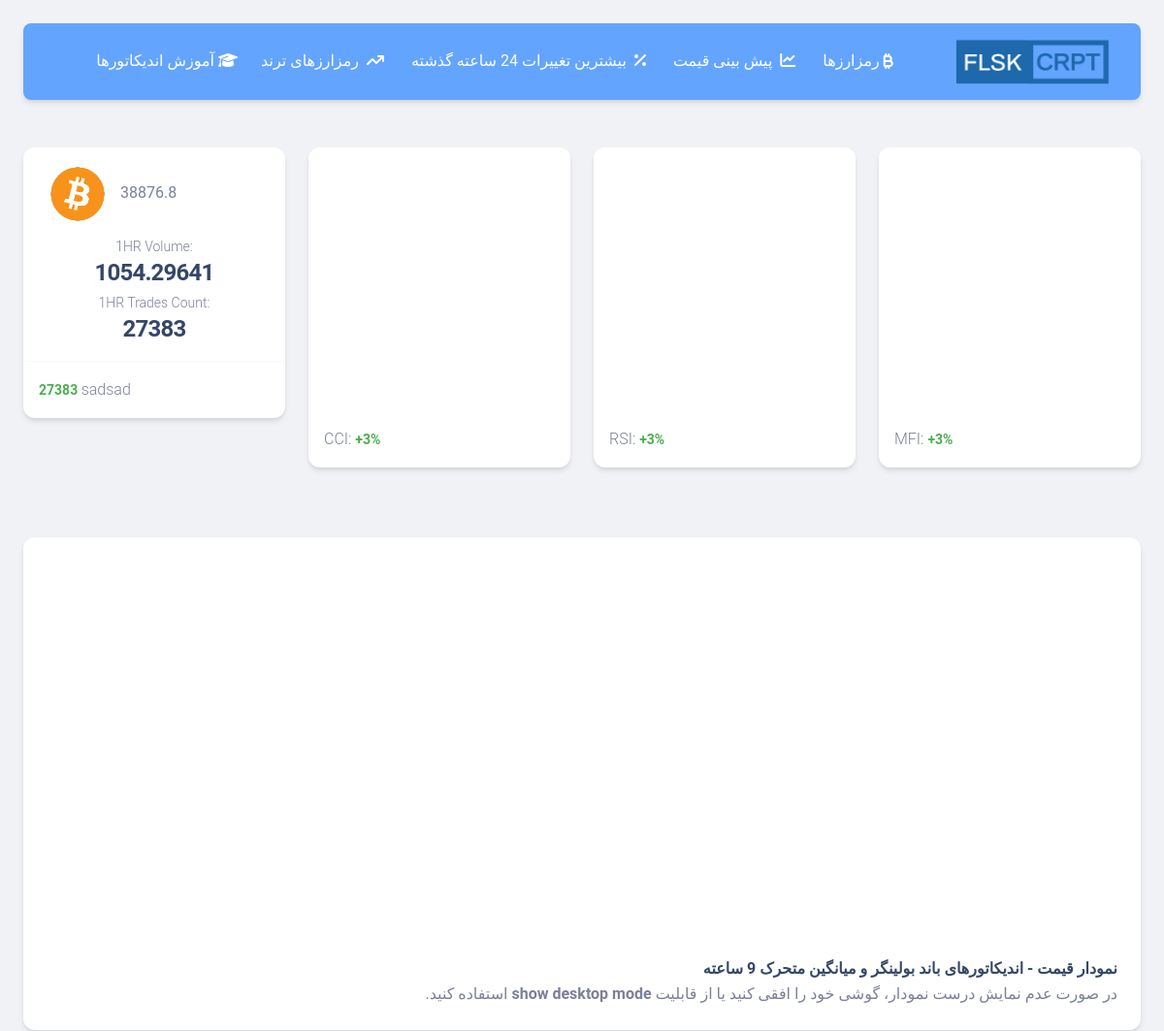
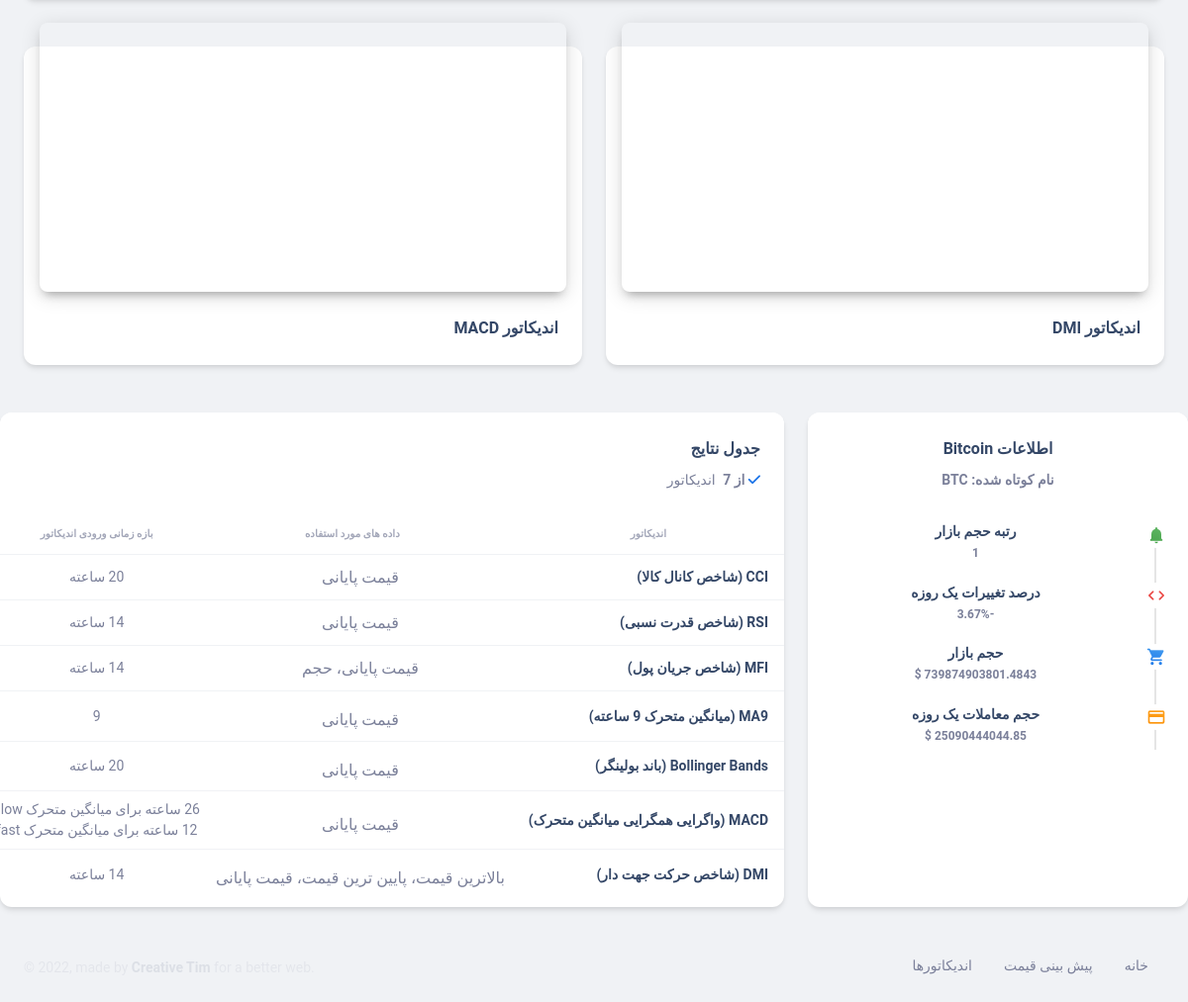
Before: /expectation/BTC with the older database file (2 pictures, top to bottom).
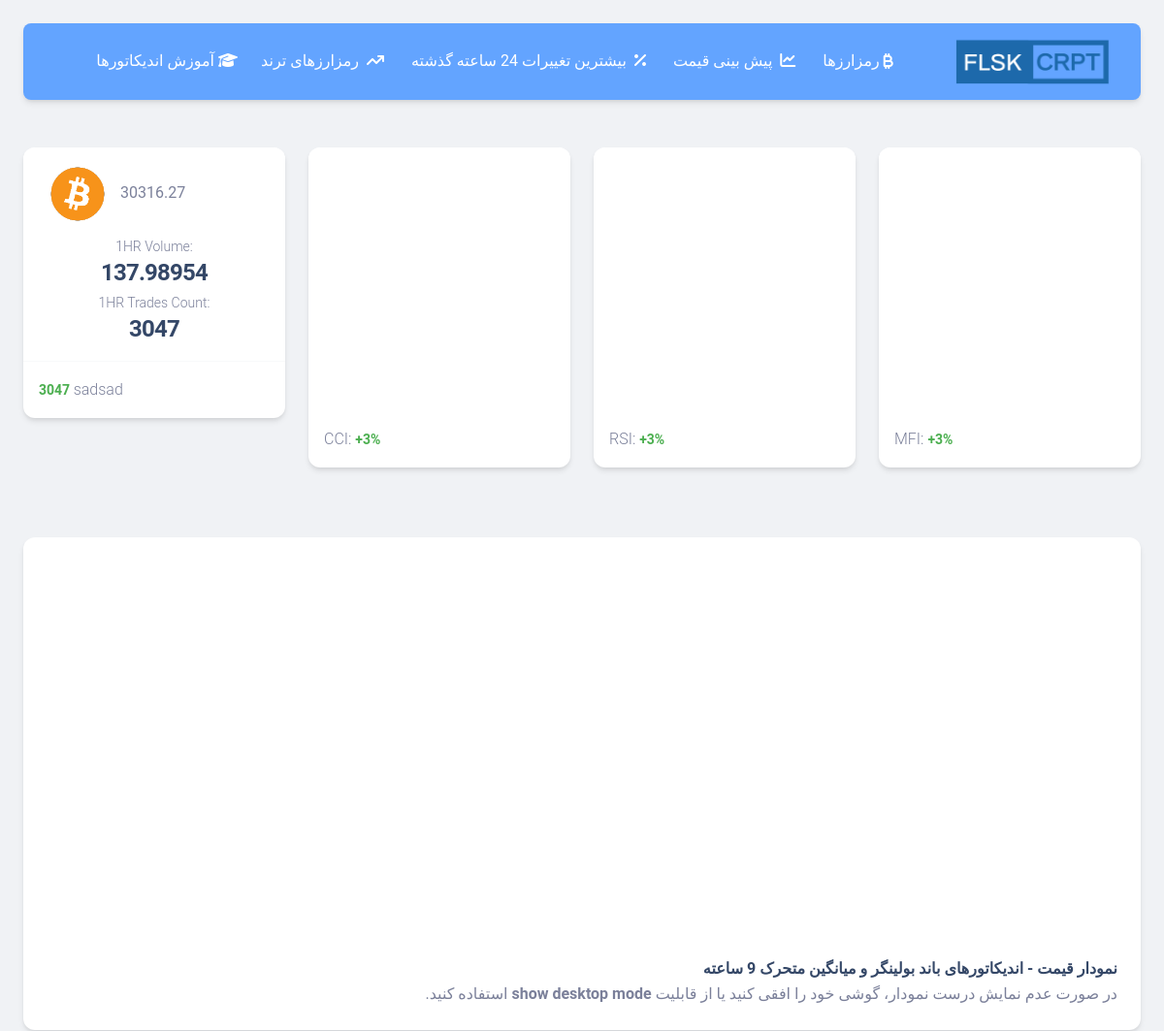
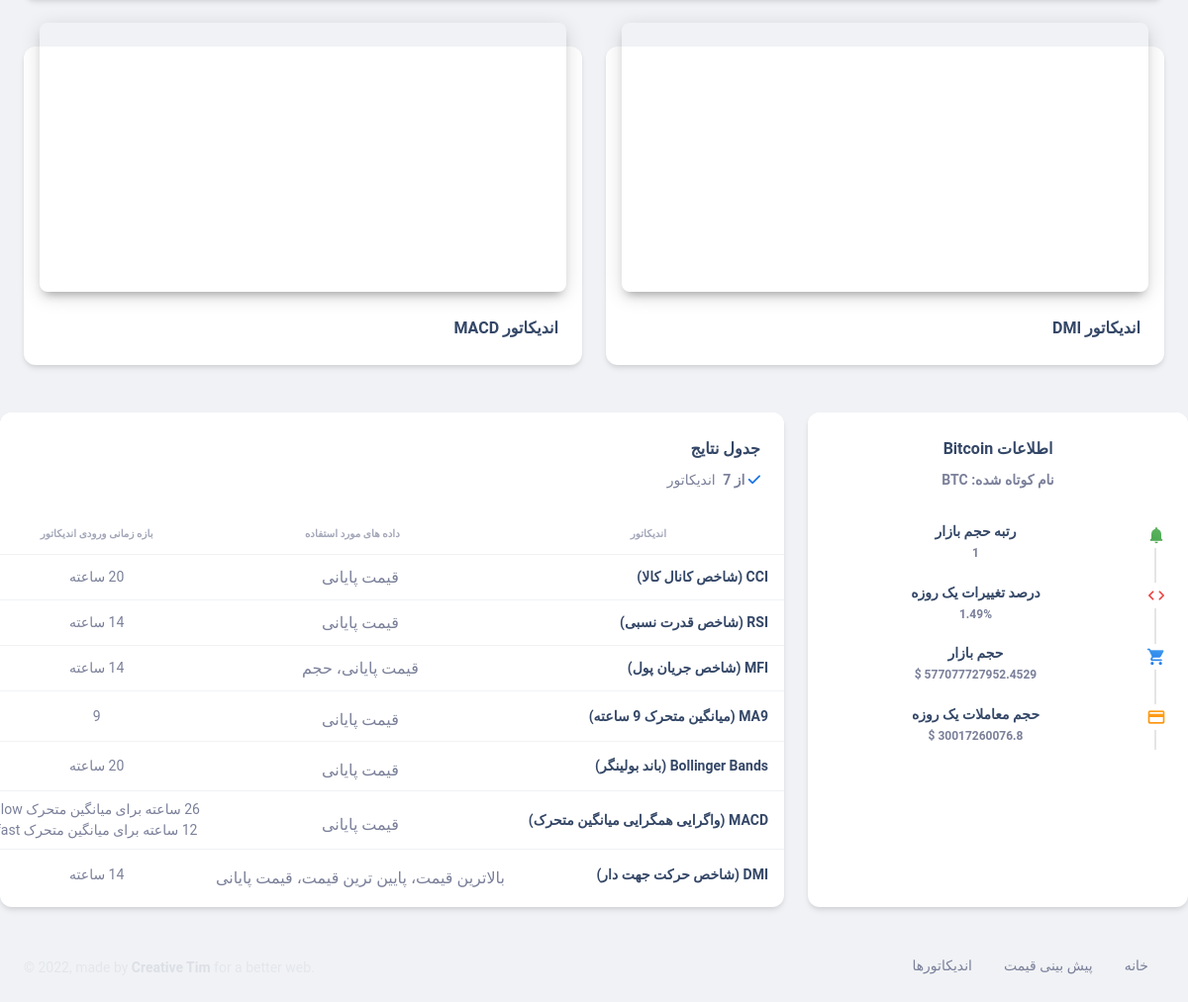
After: the same page with the newer database file (2 pictures, top to bottom).
### models.py (models this page shows)
class expectation(db.Model):
    id=db.Column(db.Integer, primary_key=True)
    ShortName=db.Column(db.String(30))
    time_Open=db.Column(db.String(30))
    Open=db.Column(db.Float)
    Close=db.Column(db.Float)
    High=db.Column(db.Float)
    Low=db.Column(db.Float)
    Volume=db.Column(db.Float)
    trades_Count=db.Column(db.Integer)

class Coins_Table(db.Model):
    id=db.Column(db.Integer, primary_key=True, autoincrement=True)
    ShortName=db.Column(db.String(10))
    FullName=db.Column(db.String(20))
    price=db.Column(db.Float)
    percent=db.Column(db.Float)
    marketcap=db.Column(db.Float)
    volume=db.Column(db.Float)

### views.py (the view)
@app.route("/expectation/<coin_name>")
def expectation_page(coin_name):
    from sqlalchemy import or_,func
    Coin = models.Coins_Table.query.filter(
    or_(models.Coins_Table.ShortName.ilike(coin_name),models.Coins_Table.FullName.ilike(coin_name))
    ).first()
    data=models.Expectation_Finder(Coin.ShortName)
    return render_template('expectation/index.html',data=data,Coin=Coin)

### templates/expectation/index.html (shortened to what this page needs)
{% extends 'base.html' %}
{% block head %}
  <link id="pagestyle" href="{{url_for('static',filename='css/material-dashboard.css')}}" rel="stylesheet" />
{% endblock head %}
{% block content %}
<div class="g-sidenav-show  bg-gray-200 mt-8">
  <main class="main-content position-relative max-height-vh-100 h-100 border-radius-lg ">
    <div class="container-fluid py-4">
      <div class="row mb-5">
        <div class="col-xl-3 col-sm-6 mb-xl-0 mb-4">
          <div class="card">
            <div class="card-header p-3 pt-2">
              <img src="/uploads/coins/{{data[0].ShortName}}.png" alt="" style="width:5rem;">
              <span>{{data[-1].Close}}</span>
              <div class="text-center pt-1">
                <p class="text-sm mb-0 text-capitalize">1HR Volume:</p>
                <h4 class="mb-0">{{data[-1].Volume}}</h4>
              </div>
              <div class="text-center pt-1">
                <p class="text-sm mb-0 text-capitalize">1HR Trades Count:</p>
                <h4 class="mb-0">{{data[-1].trades_Count}}</h4>
              </div>
            </div>
            <hr class="dark horizontal my-0">
            <div class="card-footer p-3">
              <p class="mb-0"><span class="text-success text-sm font-weight-bolder">{{data[-1].trades_Count}} </span>sadsad</p>
            </div>
          </div>
        </div>
        <div class="col-xl-3 col-sm-6 mb-xl-0 mb-4">
          <div class="card">
            <div class="card-header p-3">
              <div id="chartdiv" class="chartdiv"></div>
            </div>
            <div class="card-footer p-3">
              <p class="mb-0">CCI: <span class="text-success text-sm font-weight-bolder cci">+3% </span></p>
            </div>
          </div>
        </div>
        <div class="col-xl-3 col-sm-6 mb-xl-0 mb-4">
          <div class="card">
            <div class="card-header p-3">
              <div id="chartdiv2" class="chartdiv"></div>
            </div>
            <div class="card-footer p-3">
              <p class="mb-0">RSI: <span class="text-success text-sm font-weight-bolder rsi">+3% </span></p>
            </div>
          </div>
        </div>
        <div class="col-xl-3 col-sm-6 mb-xl-0 mb-4">
          <div class="card">
            <div class="card-header p-3">
              <div id="MFI" class="chartdiv"></div>
            </div>
            <div class="card-footer p-3">
              <p class="mb-0">MFI: <span class="text-success text-sm font-weight-bolder mfi">+3% </span></p>
            </div>
          </div>
        </div>
      </div>
      <div class="row mt-4">
        <div class="col-md-12 mt-4 mb-4">
          <div class="card z-index-2 ">
            <div class="card-header p-0 position-relative mt-n4 mx-3 z-index-2 bg-transparent">
              <div class="border-radius-lg py-3 pe-1">
                <div id="price-chart" class="rem-25">
                </div>
              </div>
            </div>
            <div class="card-body text-end rtl">
              <h6 class="mb-0 ">نمودار قیمت - اندیکاتورهای باند بولینگر و میانگین متحرک 9 ساعته</h6>
              <span>در صورت عدم نمایش درست نمودار، گوشی خود را افقی کنید یا از قابلیت <strong>show desktop mode</strong> استفاده کنید.</span>
            </div>
          </div>
        </div>
        <div class="col-md-6 mt-4 mb-4">
          <div class="card z-index-2  ">
            <div class="card-header p-0 position-relative mt-n4 mx-3 z-index-2 bg-transparent">
              <div class="shadow-dark border-radius-lg py-3 pe-1">
                <div id="MACD" class="chartdiv">
                </div>
              </div>
            </div>
            <div class="card-body rtl">
              <h6 class="mb-0 ">اندیکاتور MACD</h6>
            </div>
          </div>
        </div>
        <div class="col-md-6 mt-4 mb-3">
          <div class="card z-index-2 ">
            <div class="card-header p-0 position-relative mt-n4 mx-3 z-index-2 bg-transparent">
              <div class=" shadow-dark border-radius-lg py-3 pe-1">
                <div id="DMI" class="chartdiv">
                </div>
              </div>
            </div>
            <div class="card-body rtl">
              <h6 class="mb-0 ">اندیکاتور DMI</h6>
              </div>
            </div>
          </div>
        </div>
      </div>
      <div class="row mb-4">
        <div class="col-lg-8 col-md-6 mb-md-0 mb-4">
          <div class="card rtl">
            <div class="card-header pb-0">
              <div class="row">
                <div class="col-lg-12 col-7">
                  <h6>جدول نتایج</h6>
                  <p class="text-sm mb-0">
                    <i class="fa fa-check text-info" aria-hidden="true"></i>
                    <span class="font-weight-bold ms-1">از 7</span> اندیکاتور
                  </p>
                </div>
              </div>
            </div>
            <div class="card-body px-0 pb-2">
              <div class="table-responsive">
                <table class="table align-items-center mb-0">
                  <thead>
                    <tr>
                      <th class="text-uppercase text-secondary text-xxs font-weight-bolder opacity-7">اندیکاتور</th>
                      <th class="text-uppercase text-secondary text-xxs font-weight-bolder opacity-7 ps-2">داده های مورد استفاده</th>
                      <th class="text-center text-uppercase text-secondary text-xxs font-weight-bolder opacity-7">بازه زمانی ورودی اندیکاتور</th>
                    </tr>
                  </thead>
                  <tbody>
                    <tr>
                      <td>
                        <div class="d-flex px-2 py-1">
                          <div class="d-flex flex-column justify-content-center">
                            <h6 class="mb-0 text-sm">CCI (شاخص کانال کالا)</h6>
                          </div>
                        </div>
                      </td>
                      <td>
                          قیمت پایانی
                      </td>
                      <td class="align-middle text-center text-sm">
                        <span class=""> 20 ساعته </span>
                      </td>
                    </tr>
                    <tr>
                      <td>
                        <div class="d-flex px-2 py-1">
                          <div class="d-flex flex-column justify-content-center">
                            <h6 class="mb-0 text-sm">RSI (شاخص قدرت نسبی)</h6>
                          </div>
                        </div>
                      </td>
                      <td>
                        قیمت پایانی
                      </td>
                      <td class="align-middle text-center text-sm">
                        <span class="">14 ساعته</span>
                      </td>
                    </tr>
                    <tr>
                      <td>
                        <div class="d-flex px-2 py-1">
                          <div class="d-flex flex-column justify-content-center">
                            <h6 class="mb-0 text-sm">MFI (شاخص جریان پول)</h6>
                          </div>
                        </div>
                      </td>
                      <td>
                        قیمت پایانی، حجم
                        </div>
                      <td class="align-middle text-center text-sm">
                        <span class="">14 ساعته</span>
                      </td>
                    <tr>
                      <td>
                        <div class="d-flex px-2 py-1">
                          <div class="d-flex flex-column justify-content-center">
                            <h6 class="mb-0 text-sm">MA9 (میانگین متحرک 9 ساعته)</h6>
                          </div>
                        </div>
                      </td>
                      <td>
                        <div class="avatar-group mt-2">
                          قیمت پایانی
                        </div>
                      </td>
                      <td class="align-middle text-center text-sm">
                        <span class="">9</span>
                      </td>
                    </tr>
                    <tr>
                      <td>
                        <div class="d-flex px-2 py-1">
                          <div class="d-flex flex-column justify-content-center">
                            <h6 class="mb-0 text-sm">Bollinger Bands (باند بولینگر)</h6>
                          </div>
                        </div>
                      </td>
                      <td>
                        <div class="avatar-group mt-2">
                          قیمت پایانی
                        </div>
                      </td>
                      <td class="align-middle text-center text-sm">
                        <span class=""> 20 ساعته </span>
                      </td>
                    </tr>
                    <tr>
                      <td>
                        <div class="d-flex px-2 py-1">
                          <div class="d-flex flex-column justify-content-center">
                            <h6 class="mb-0 text-sm">MACD (واگرایی همگرایی میانگین متحرک)</h6>
                          </div>
                        </div>
                      </td>
                      <td>
                        <div class="avatar-group mt-2">
                          قیمت پایانی
                        </div>
                      </td>
                      <td class="align-middle text-center text-sm">
                        <span class=""> 26 ساعته برای میانگین متحرک slow<br>  12 ساعته برای میانگین متحرک fast </span>
                      </td>
                    </tr>
                    <tr>
                      <td>
                        <div class="d-flex px-2 py-1">
                          <div class="d-flex flex-column justify-content-center">
                            <h6 class="mb-0 text-sm">DMI (شاخص حرکت جهت دار)</h6>
                          </div>
                        </div>
                      </td>
                      <td>
                        <div class="avatar-group mt-2">
                          بالاترین قیمت، پایین ترین قیمت، قیمت پایانی
                        </div>
                      </td>
                      <td class="align-middle text-center text-sm">
                        <span class=""> 14 ساعته </span>
                      </td>
                    </tr>
              </div>
            </div>
          </div>
        </div>
        <div class="col-lg-4 col-md-6">
          <div class="card h-100 text-center rtl">
            <div class="card-header pb-0">
              <h6>اطلاعات {{Coin.FullName}}</h6>
              <p class="text-sm">
                <span class="font-weight-bold">نام کوتاه شده: {{data[0].ShortName}}</span>
              </p>
            </div>
            <div class="card-body p-3">
              <div class="timeline timeline-one-side">
                <div class="timeline-block mb-3">
                  <span class="timeline-step">
                    <i class="material-icons text-success text-gradient">notifications</i>
                  </span>
                  <div class="timeline-content">
                    <h6 class="text-dark text-sm font-weight-bold mb-0">رتبه حجم بازار</h6>
                    <p class="text-secondary font-weight-bold text-xs mt-1 mb-0">{{Coin.id}}</p>
                  </div>
                </div>
                <div class="timeline-block mb-3">
                  <span class="timeline-step">
                    <i class="material-icons text-danger text-gradient">code</i>
                  </span>
                  <div class="timeline-content">
                    <h6 class="text-dark text-sm font-weight-bold mb-0">درصد تغییرات یک روزه</h6>
                    <p class="text-secondary font-weight-bold text-xs mt-1 mb-0">{{Coin.percent|round(2)}}%</p>
                  </div>
                </div>
                <div class="timeline-block mb-3">
                  <span class="timeline-step">
                    <i class="material-icons text-info text-gradient">shopping_cart</i>
                  </span>
                  <div class="timeline-content">
                    <h6 class="text-dark text-sm font-weight-bold mb-0">حجم بازار</h6>
                    <p class="text-secondary font-weight-bold text-xs mt-1 mb-0">{{Coin.marketcap}} $</p>
                  </div>
                </div>
                <div class="timeline-block mb-3">
                  <span class="timeline-step">
                    <i class="material-icons text-warning text-gradient">credit_card</i>
                  </span>
                  <div class="timeline-content">
                    <h6 class="text-dark text-sm font-weight-bold mb-0">حجم معاملات یک روزه</h6>
                    <p class="text-secondary font-weight-bold text-xs mt-1 mb-0">{{Coin.volume|round(2)}} $</p>
                  </div>
                </div>
              </div>
            </div>
          </div>
        </div>
      </div>
      {% block footer %}
      <footer class="footer py-4  ">
        <div class="container-fluid">
          <div class="row align-items-center justify-content-lg-between">
            <div class="col-lg-6 mb-lg-0 mb-4">
              <div class="copyright text-center text-sm text-muted text-lg-start opacity-1">
                <a href="https://www.creative-tim.com" class="font-weight-bold" target="_blank">Creative Tim</a>
              </div>
            </div>
            <div class="col-lg-6 rtl">
              <ul class="nav nav-footer justify-content-center justify-content-lg-start">
                <li class="nav-item">
                  <a href="/" class="nav-link text-muted" target="_blank">خانه</a>
                </li>
                <li class="nav-item">
                  <a href="{{url_for('expectationPage')}}" class="nav-link text-muted" target="_blank">پیش بینی قیمت</a>
                </li>
                <li class="nav-item">
                  <a href="{{url_for('BlogIndex')}}" class="nav-link text-muted" target="_blank">اندیکاتورها</a>
                </li>
              </ul>
            </div>
          </div>
        </div>
      </footer>
      {% endblock %}
{% endblock %}

Changed rows visible on the page:
removed expectation: Close "38876.8", Volume "1054.29641", trades_Count "27383"
added expectation: Close "30316.27", Volume "137.98954", trades_Count "3047"
changed Coins_Table "Bitcoin": percent "-3.67" → "1.49"; volume "25090444044.85" → (not shown)
